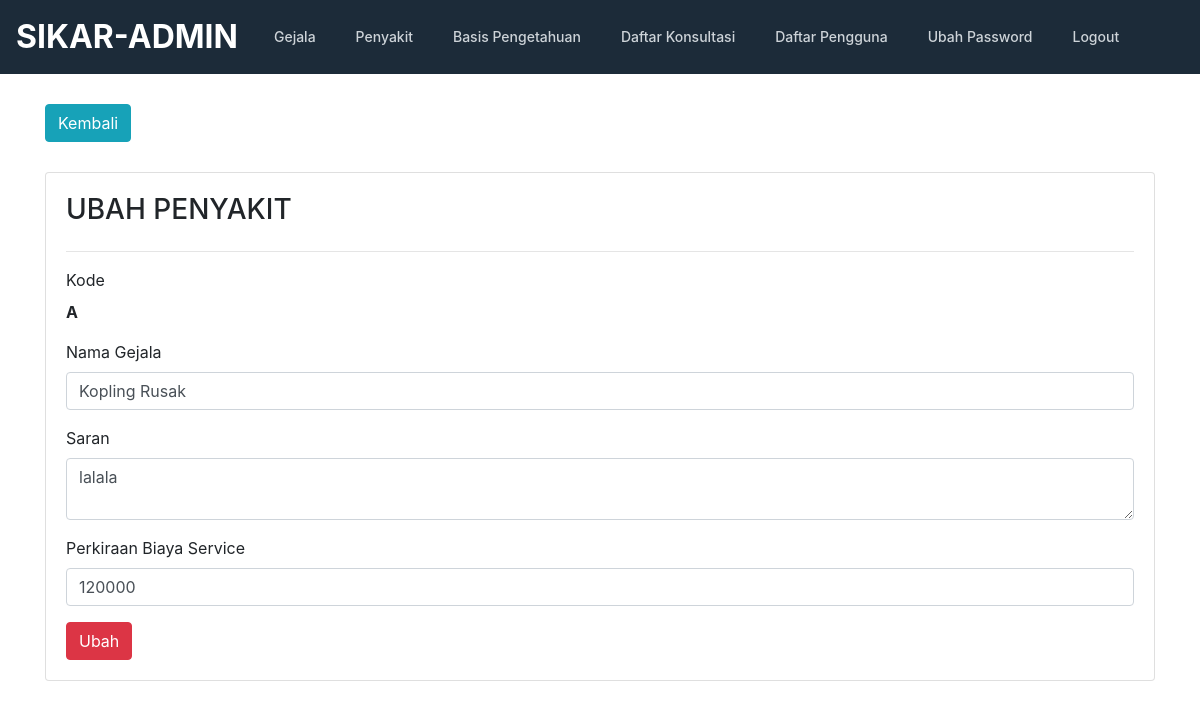
The page /admin/editpenyakit.php?id=1 on the database its author committed.
### tables this page shows
CREATE TABLE `penyakit` (
  `id_penyakit` int(12) NOT NULL,
  `kode_penyakit` varchar(100) NOT NULL,
  `nama_penyakit` varchar(100) NOT NULL,
  `saran` text,
  `biaya_service` int(10) NOT NULL
);

### admin/editpenyakit.php (the view, shortened to what this page needs)
<!doctype html>
<html lang="en">
  <head>
    <link href="../css/bootstrap.min.css" rel="stylesheet">
    <link href="../css/style.css" rel="stylesheet">
    <link href="../css/jquery.dataTables.min.css" rel="stylesheet"/>
  </head>
  <body>
    <?php include "header.php"; ?>
    <section>
        <div class="container">
            <a class="btn btn-md btn-info" href="penyakit.php">Kembali</a>
            <div class="card" style="padding:20px;margin-top:30px">
                <h3>UBAH PENYAKIT</h3>
                <hr/>
                <?php
                    include '../conn.php';
                    $kode = $_GET['id'];
                    $data = mysqli_query($koneksi,"select * from penyakit where id_penyakit='$kode'");
                    while($d = mysqli_fetch_array($data)){
                ?>
                <form action="updatepenyakit.php" method="POST">
                    <div class="form-group">
                        <label>Kode</label>
                        <br/>
                        <b><?php echo $d['kode_penyakit']?></b>
                    </div>
                    <div class="form-group">
                        <label>Nama Gejala</label>
                        <input type="text" name="nama_penyakit" class="form-control" value="<?php echo $d['nama_penyakit']; ?>" />
                    </div>
                    <div class="form-group">
                        <label>Saran</label>
                        <textarea name="saran" class="form-control"><?php echo $d['saran']?></textarea>
                    </div>
                    <div class="form-group">
                      <label>Perkiraan Biaya Service</label>
                      <input type="number" name="biaya" class="form-control" value="<?php echo $d['biaya_service']?>"/>
                    </div>
                    <button type="submit" class="btn btn-md btn-danger">Ubah</button>
                </form>
                <?php
                    }
                ?>
            </div>
        </div>
    </section>
  </body>
</html>

### css/style.css (style rules this page uses)
.container { position: relative; overflow: hidden; }
section { padding:30px 0; }

### rows shown on the page
penyakit: kode_penyakit "A", nama_penyakit "Kopling Rusak", saran "lalala", biaya "120000"
